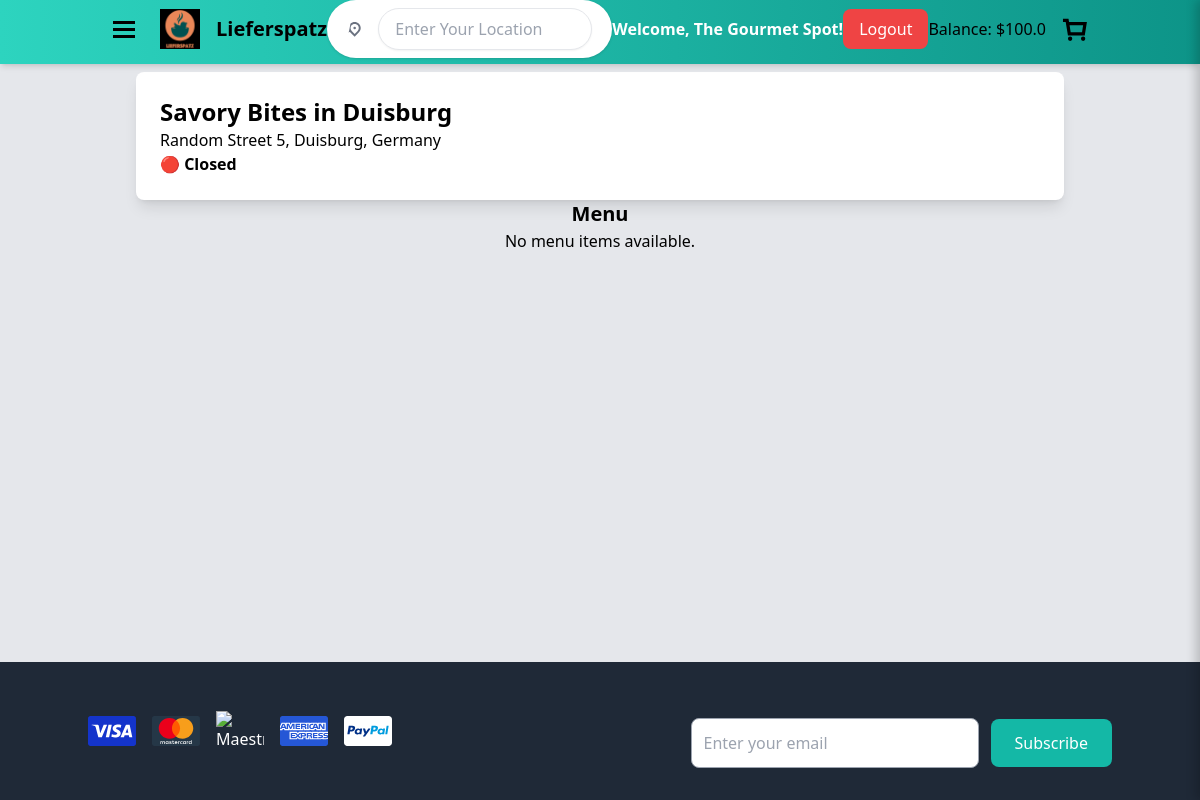
/restaurant/5 (signed in), run on the app's committed database.
### models.py (models this page shows, shortened)
class User(db.Model, UserMixin):
    id = db.Column(db.Integer, primary_key=True)
    email = db.Column(db.String(150), unique=True, nullable=False)
    password_hash = db.Column(db.String(256), nullable=False)
    user_type = db.Column(db.String(50), nullable=False, default="customer")  # "customer" or "restaurant"
    first_name = db.Column(db.String(100), nullable=False)
    last_name = db.Column(db.String(100), nullable=False)
    location = db.Column(db.String(255), nullable=False)
    plz = db.Column(db.String(10), nullable=False)
    balance = db.Column(db.Float, default=0.0)

class Restaurant(db.Model):
    id = db.Column(db.Integer, primary_key=True)
    user_id = db.Column(db.Integer, db.ForeignKey("user.id"), nullable=False, unique=True)
    name = db.Column(db.String(150), nullable=False)
    address = db.Column(db.String(255), nullable=False)
    city = db.Column(db.String(100), nullable=False)
    image_url = db.Column(db.String(255))
    description = db.Column(db.Text)
    rating = db.Column(db.Integer, default=0, nullable=False)
    balance = db.Column(db.Float, default=0.0)
    menu_items = db.relationship('MenuItem', backref='restaurant', lazy=True)
    user = db.relationship("User", backref="restaurant", uselist=False)

### app.py (the view)
@app.route("/restaurant/<int:restaurant_id>")
@login_required
def restaurant_menu_page(restaurant_id):
    restaurant = Restaurant.query.get_or_404(restaurant_id)
    menu_items = MenuItem.query.filter_by(restaurant_id=restaurant_id).all()
    categories = {}
    for item in menu_items:
        category_name = item.category if item.category else "Uncategorized"
        if category_name not in categories:
            categories[category_name] = []
        categories[category_name].append(item)
    user_balance = current_user.balance
    return render_template("menu.html", restaurant=restaurant, menu=categories, user_balance=user_balance)

### app.py (called while the page is built)
@login_manager.user_loader
def load_user(user_id):
    return User.query.get(int(user_id))

@app.before_request
def make_session_permanent():
    session.permanent = False  # Ensure sessions expire on logout

@app.context_processor
def inject_cart_count():
    cart = session.get("cart", {})
    cart_count = sum(item["quantity"] for item in cart.values()) if cart else 0
    return dict(cart_count=cart_count)

### templates/menu.html (shortened to what this page needs)
{% extends "base.html" %}
{% block content %}
<div class="container mx-auto p-6">
    <div class="bg-white shadow-lg rounded-lg p-6 w-full mt-4">
        <h2 class="text-2xl font-bold">{{ restaurant.name }}</h2>
        <p class="text-gray-600 text-md">{{ restaurant.address }}</p>
        <p class="mt-2">
            {% if restaurant.is_open %}
                <span class="text-green-500 font-bold">🟢 Open</span>
            {% else %}
                <span class="text-red-500 font-bold">🔴 Closed</span>
            {% endif %}
        </p>
    </div>
    <div class="mt-8">
        <h2 class="text-center text-xl font-bold border-b pb-3">Menu</h2>
        {% if menu %}
            {% for category, menu_items in menu.items() %}
            <div class="menu-category mb-8 bg-gray-100 p-6 rounded-lg shadow">
                <h3 class="text-2xl font-semibold border-b pb-3">{{ category }}</h3>
                <div class="mt-4 space-y-6">
                    {% for menu_item in menu_items %}
                    <div class="menu-item flex justify-between items-center bg-white shadow-md rounded-lg p-5 border border-gray-300">
                        <div class="flex-1">
                            <h4 class="text-lg font-bold">{{ menu_item.name }}</h4>
                            <p class="text-gray-600 text-sm">{{ menu_item.description or "Delicious meal, freshly prepared!" }}</p>
                            <p class="font-semibold text-teal-600 mt-1">${{ "%.2f"|format(menu_item.price) }}</p>
                            <button class="mt-3 px-5 py-2 bg-teal-600 text-white rounded-lg shadow-md hover:bg-teal-700 transition" onclick="addToCart({{ menu_item.id }})">
                                Add to Cart
                            </button>
                        </div>
                        <img src="{{ menu_item.image_url or '/static/images/default_dish.png' }}" alt="{{ menu_item.name }}" class="w-24 h-24 object-cover rounded-lg">
                    </div>
                    {% endfor %}
                </div>
            </div>
            {% endfor %}
        {% else %}
            <p class="text-center text-gray-600">No menu items available.</p>
        {% endif %}
    </div>
</div>
{% endblock %}

### templates/header.html (shortened to what this page needs)
<header class="fixed top-0 left-0 w-full bg-gradient-to-r from-teal-400 to-teal-600 shadow-md z-50">
    <div class="container mx-auto flex items-center justify-between px-6">
        <div class="flex items-center space-x-6">
            <button class="focus:outline-none" aria-label="Open Menu">
                <svg width="24" height="24" viewBox="0 0 24 24" fill="none" class="cursor-pointer">
                    <title>Menu</title>
                    <path fill-rule="evenodd" clip-rule="evenodd"
                        d="M23 4H1v3h22V4Zm0 7H1v3h22v-3ZM1 18h22v3H1v-3Z"
                        fill="currentColor"></path>
                </svg>
            </button>
            <a href="/" aria-label="Lieferspatz Home" class="flex items-center">
                <img src="/static/favicon.png" alt="Lieferspatz Logo" class="w-10 h-10" />
                <span class="text-xl font-bold ml-4">Lieferspatz</span>
            </a>
        </div>
        <div class="relative flex-1 flex justify-center ml-auto">
            <div class="flex items-center bg-white rounded-full px-5 py-2 shadow space-x-4 w-full max-w-lg">
                <input id="location-input" type="text" placeholder="Enter Your Location"
                    class="w-full px-4 py-2 text-gray-700 bg-white border rounded-full shadow-sm">
            </div>
        </div>
        {% if current_user.is_authenticated %}
        <span id="welcome-text" class="text-white font-semibold">
            Welcome, <span class="capitalize">{{ current_user.first_name }}</span>!
        </span>
        <button id="logout-btn" class="bg-red-500 text-white px-4 py-2 rounded-lg hover:bg-red-600">
            Logout
        </button>
    {% endif %}
        <div class="flex items-center">
            <span class="mr-4">Balance: ${{ user_balance | default(0.0) | round(2) }}</span>
            <button id="cart-btn" class="focus:outline-none">
                <svg width="26" height="26" viewBox="0 0 24 24" fill="none">
                    <path fill-rule="evenodd" clip-rule="evenodd"
                        d="M5.5 18H21l2-12.5H6.5l-.5-3H.9v3h2.5L5.5 18Zm14-9.5-1 6.5H8L7 8.5h12.5ZM7.5 23a2 2 0 1 0 0-4 2 2 0 0 0 0 4Zm14-2a2 2 0 1 1-4 0 2 2 0 0 1 4 0Z"
                        fill="currentColor"></path>
                </svg>
            </button>
        </div>
    </div>
</header>

### data on the page
User: first_name "The Gourmet Spot", balance "100.0"
Restaurant: name "Savory Bites in Duisburg", address "Random Street 5, Duisburg, Germany"
